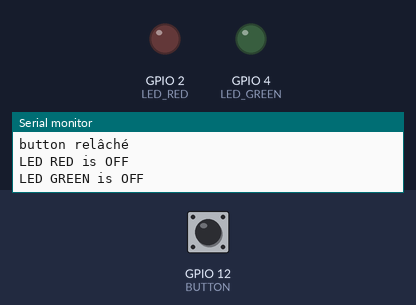
The program below on a simulated ESP32. Parts: output pins drawn as LEDs (lit = HIGH), the last lines printed to the serial monitor. The test bench sets the inputs (shaded band); at power-on: GPIO 12 (BUTTON) HIGH.

Above: at 1.8 s.
1.9 s: GPIO 12 (BUTTON) pulled LOW for 0.6 s
At 2.4 s:
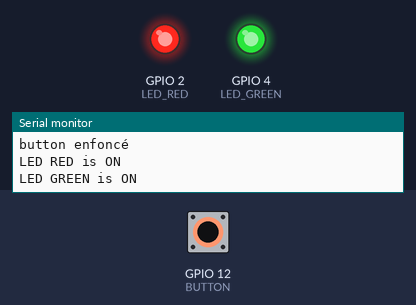
4.0 s: GPIO 12 (BUTTON) pulled LOW for 3.2 s
At 8.1 s:
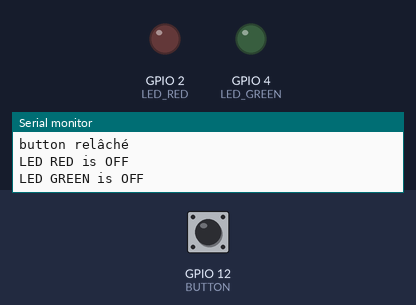
Timing chart, 0 to 9.6 s (numbered marks = the images above; inputs shaded):
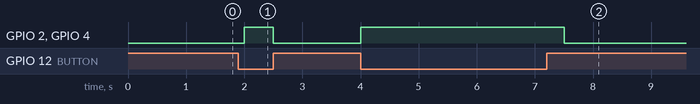

The program:

main.cpp
```cpp
#include <Arduino.h>

#define LED_RED 2
#define LED_GREEN 4
#define BUTTON 12

void setup()
{
  Serial.begin(115200);

  pinMode(LED_RED, OUTPUT);
  pinMode(LED_GREEN, OUTPUT);

  pinMode(BUTTON, INPUT_PULLUP);
}

void loop()
{
  bool buttonPressed = digitalRead(BUTTON) == LOW;

  if (buttonPressed)
  {
    digitalWrite(LED_RED, HIGH);
    digitalWrite(LED_GREEN, HIGH);

    Serial.println("button enfoncé");
    Serial.println("LED RED is ON");
    Serial.println("LED GREEN is ON");
  }
  else
  {
    digitalWrite(LED_RED, LOW);
    digitalWrite(LED_GREEN, LOW);

    Serial.println("button relâché");
    Serial.println("LED RED is OFF");
    Serial.println("LED GREEN is OFF");
  }

  delay(500);
}
```

Measured:
- after the input at 1.9 s, GPIO 2 (LED_RED), GPIO 4 (LED_GREEN): LOW → HIGH after 0.10 s, → LOW 0.50 s later
- after the input at 4.0 s, GPIO 2 (LED_RED), GPIO 4 (LED_GREEN): LOW → HIGH at once, → LOW 3.5 s later
